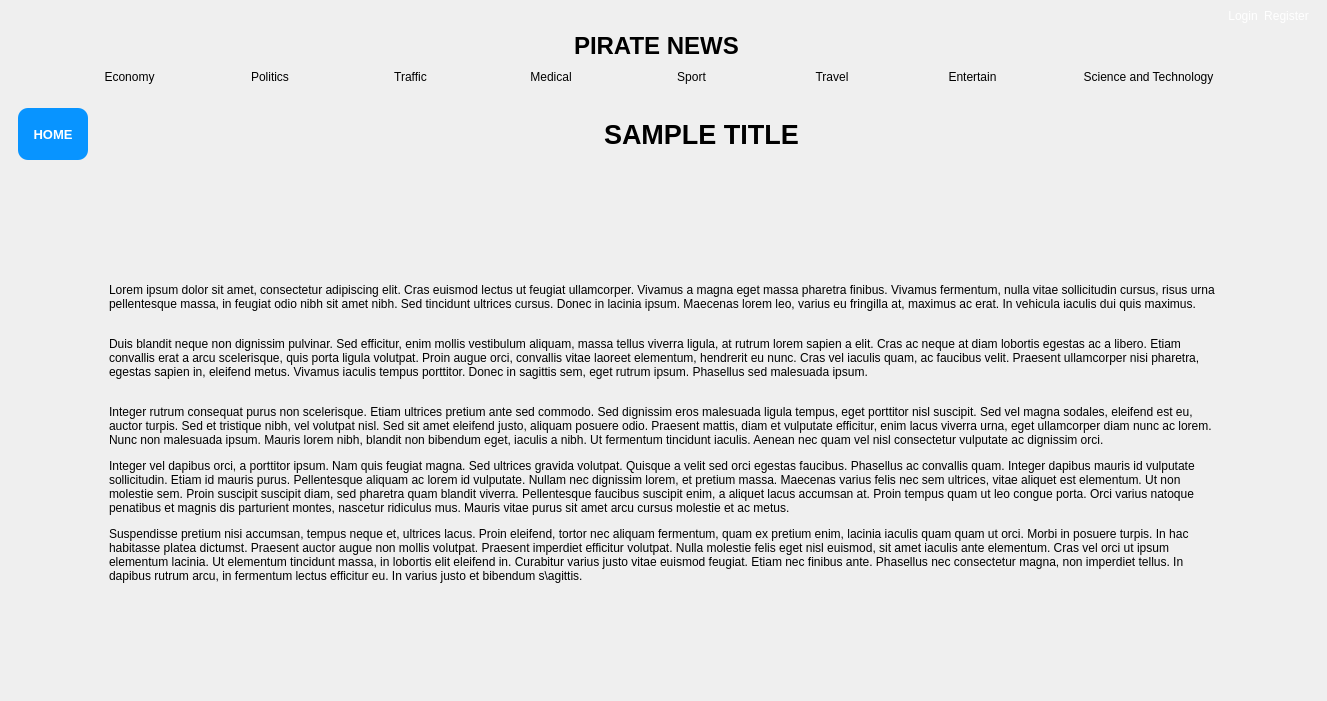
<?xml version="1.0" encoding="UTF-8"?>
<ui version="4.0">
 <class>MainWindow</class>
 <widget class="QMainWindow" name="MainWindow">
  <property name="windowModality">
   <enum>Qt::NonModal</enum>
  </property>
  <property name="enabled">
   <bool>true</bool>
  </property>
  <property name="geometry">
   <rect>
    <x>0</x>
    <y>0</y>
    <width>1327</width>
    <height>701</height>
   </rect>
  </property>
  <property name="maximumSize">
   <size>
    <width>16777215</width>
    <height>16777215</height>
   </size>
  </property>
  <property name="windowTitle">
   <string>Newspaper App</string>
  </property>
  <property name="windowIcon">
   <iconset>
    <normaloff>__siesta_tantei_wa_mou_shindeiru_drawn_by_lua22__sample-6b25b3a8cf6b7de416ce0100826da1b4.jpg</normaloff>__siesta_tantei_wa_mou_shindeiru_drawn_by_lua22__sample-6b25b3a8cf6b7de416ce0100826da1b4.jpg</iconset>
  </property>
  <property name="windowOpacity">
   <double>1.000000000000000</double>
  </property>
  <property name="statusTip">
   <string notr="true"/>
  </property>
  <property name="styleSheet">
   <string notr="true">*{
	border: none;
	margin: 0;
	padding: 0;
	scrollbar-width: thin
}

QSrollBar{
	border:none;
	background-color: rgb(161, 161, 161);
	margin: 0
}

QScrollBar::add-line:vertical, QScrollBar::add-line:horizontal, QScrollBar::sub-line:vertical, QScrollBar::sub-line:horizontal{
	border: none;
	background: none
}

QScrollBar:handle{
	border:none;
	background-color: rgb(64, 65, 66);
	border-radius: 8%;
	width: 12px
}

QScrollBar::handle:vertical{
	subcontrol-position: top;
	subcontrol-origin: margin;
}
QScrollBar::add-page:horizontal, QScrollBar::sub-page:horizontal, QScrollBar::add-page:vertical, QScrollBar::sub-page:vertical {
    background: none;
	border: none;
}
 QScrollBar::up-arrow:vertical, QScrollBar::down-arrow:vertical, QScrollBar:left-arrow:horizontal, QScrollBar::right-arrow:horizontal {
    border: none;
	background:none;
 }
QScrollBar::handle:vertical:hover, QScrollBar::handle:horizontal:hover{	
	background-color: rgb(36, 36, 36);
}
QScrollBar::handle:vertical:pressed, QScrollBar::handle:horizontal:pressed {	
	background-color: rgb(24,24,24);
}

</string>
  </property>
  <widget class="QWidget" name="centralwidget">
   <property name="styleSheet">
    <string notr="true">*{
	margin: 0;
	padding: 0;
	border: none
}</string>
   </property>
   <layout class="QVBoxLayout" name="verticalLayout_7">
    <property name="spacing">
     <number>0</number>
    </property>
    <property name="leftMargin">
     <number>0</number>
    </property>
    <property name="topMargin">
     <number>0</number>
    </property>
    <property name="rightMargin">
     <number>0</number>
    </property>
    <property name="bottomMargin">
     <number>0</number>
    </property>
    <item>
     <widget class="QFrame" name="categories">
      <property name="maximumSize">
       <size>
        <width>16777215</width>
        <height>100</height>
       </size>
      </property>
      <property name="styleSheet">
       <string notr="true">*{
	border:none;
	background: 	#3e3e42;
	color: white;
	margin: 0;
	padding: 0;
}

QPushButton{
	text-decoration: underline;
	font-size: 14px;
	font: 10pt url('https://fonts.googleapis.com/css2?family=Oswald:wght@500&amp;family=Roboto:wght@300&amp;display=swap');
}

.QFrame#categories{
	width:100%;
	padding: 0;
	border:100px
}</string>
      </property>
      <layout class="QGridLayout" name="gridLayout_2">
       <property name="leftMargin">
        <number>0</number>
       </property>
       <property name="topMargin">
        <number>0</number>
       </property>
       <property name="bottomMargin">
        <number>0</number>
       </property>
       <property name="spacing">
        <number>0</number>
       </property>
       <item row="0" column="4">
        <widget class="QWidget" name="user_action" native="true">
         <layout class="QHBoxLayout" name="horizontalLayout_2">
          <item>
           <widget class="QPushButton" name="login">
            <property name="maximumSize">
             <size>
              <width>100</width>
              <height>16777215</height>
             </size>
            </property>
            <property name="cursor">
             <cursorShape>PointingHandCursor</cursorShape>
            </property>
            <property name="styleSheet">
             <string notr="true">*{
	color: white
}</string>
            </property>
            <property name="text">
             <string>Login</string>
            </property>
            <property name="icon">
             <iconset>
              <normaloff>user (3).png</normaloff>user (3).png</iconset>
            </property>
           </widget>
          </item>
          <item>
           <widget class="QPushButton" name="register_2">
            <property name="maximumSize">
             <size>
              <width>100</width>
              <height>16777215</height>
             </size>
            </property>
            <property name="cursor">
             <cursorShape>PointingHandCursor</cursorShape>
            </property>
            <property name="styleSheet">
             <string notr="true">*{
	color: white
}</string>
            </property>
            <property name="text">
             <string>Register</string>
            </property>
            <property name="icon">
             <iconset>
              <normaloff>user (3).png</normaloff>user (3).png</iconset>
            </property>
           </widget>
          </item>
         </layout>
        </widget>
       </item>
       <item row="0" column="0" rowspan="4" colspan="2" alignment="Qt::AlignLeft|Qt::AlignVCenter">
        <widget class="QLabel" name="app_icon">
         <property name="sizePolicy">
          <sizepolicy hsizetype="MinimumExpanding" vsizetype="Preferred">
           <horstretch>0</horstretch>
           <verstretch>0</verstretch>
          </sizepolicy>
         </property>
         <property name="minimumSize">
          <size>
           <width>94</width>
           <height>90</height>
          </size>
         </property>
         <property name="maximumSize">
          <size>
           <width>94</width>
           <height>94</height>
          </size>
         </property>
         <property name="text">
          <string/>
         </property>
         <property name="pixmap">
          <pixmap>assets/c2809fdd51f6ea93032bfed10dcf824b.png</pixmap>
         </property>
         <property name="scaledContents">
          <bool>true</bool>
         </property>
         <property name="wordWrap">
          <bool>true</bool>
         </property>
         <property name="margin">
          <number>0</number>
         </property>
         <property name="indent">
          <number>-1</number>
         </property>
        </widget>
       </item>
       <item row="2" column="3">
        <layout class="QHBoxLayout" name="category_container" stretch="1,1,1,1,1,1,1,2">
         <property name="spacing">
          <number>70</number>
         </property>
         <property name="sizeConstraint">
          <enum>QLayout::SetNoConstraint</enum>
         </property>
         <property name="leftMargin">
          <number>0</number>
         </property>
         <property name="topMargin">
          <number>10</number>
         </property>
         <property name="rightMargin">
          <number>0</number>
         </property>
         <property name="bottomMargin">
          <number>0</number>
         </property>
         <item>
          <widget class="QPushButton" name="Economy">
           <property name="cursor">
            <cursorShape>PointingHandCursor</cursorShape>
           </property>
           <property name="text">
            <string>Economy</string>
           </property>
          </widget>
         </item>
         <item>
          <widget class="QPushButton" name="Politics">
           <property name="cursor">
            <cursorShape>PointingHandCursor</cursorShape>
           </property>
           <property name="text">
            <string>Politics</string>
           </property>
          </widget>
         </item>
         <item>
          <widget class="QPushButton" name="Traffic">
           <property name="cursor">
            <cursorShape>PointingHandCursor</cursorShape>
           </property>
           <property name="text">
            <string>Traffic</string>
           </property>
          </widget>
         </item>
         <item>
          <widget class="QPushButton" name="Medical">
           <property name="cursor">
            <cursorShape>PointingHandCursor</cursorShape>
           </property>
           <property name="text">
            <string>Medical</string>
           </property>
          </widget>
         </item>
         <item>
          <widget class="QPushButton" name="Sport">
           <property name="cursor">
            <cursorShape>PointingHandCursor</cursorShape>
           </property>
           <property name="text">
            <string>Sport</string>
           </property>
          </widget>
         </item>
         <item>
          <widget class="QPushButton" name="Travel">
           <property name="cursor">
            <cursorShape>PointingHandCursor</cursorShape>
           </property>
           <property name="text">
            <string>Travel</string>
           </property>
          </widget>
         </item>
         <item>
          <widget class="QPushButton" name="Entertain">
           <property name="cursor">
            <cursorShape>PointingHandCursor</cursorShape>
           </property>
           <property name="text">
            <string>Entertain</string>
           </property>
          </widget>
         </item>
         <item>
          <widget class="QPushButton" name="SciTech">
           <property name="sizePolicy">
            <sizepolicy hsizetype="Expanding" vsizetype="Minimum">
             <horstretch>0</horstretch>
             <verstretch>0</verstretch>
            </sizepolicy>
           </property>
           <property name="baseSize">
            <size>
             <width>0</width>
             <height>0</height>
            </size>
           </property>
           <property name="cursor">
            <cursorShape>PointingHandCursor</cursorShape>
           </property>
           <property name="text">
            <string>Science and Technology</string>
           </property>
          </widget>
         </item>
        </layout>
       </item>
       <item row="1" column="3" alignment="Qt::AlignHCenter|Qt::AlignTop">
        <widget class="QLabel" name="app_name">
         <property name="minimumSize">
          <size>
           <width>0</width>
           <height>25</height>
          </size>
         </property>
         <property name="font">
          <font>
           <pointsize>18</pointsize>
           <weight>75</weight>
           <bold>true</bold>
          </font>
         </property>
         <property name="text">
          <string>PIRATE NEWS</string>
         </property>
        </widget>
       </item>
      </layout>
     </widget>
    </item>
    <item>
     <widget class="QScrollArea" name="scrollArea">
      <property name="widgetResizable">
       <bool>true</bool>
      </property>
      <widget class="QWidget" name="scrollAreaWidgetContents">
       <property name="geometry">
        <rect>
         <x>0</x>
         <y>-148</y>
         <width>1306</width>
         <height>749</height>
        </rect>
       </property>
       <layout class="QVBoxLayout" name="verticalLayout">
        <item>
         <widget class="QFrame" name="frame">
          <property name="maximumSize">
           <size>
            <width>16777215</width>
            <height>70</height>
           </size>
          </property>
          <property name="frameShape">
           <enum>QFrame::StyledPanel</enum>
          </property>
          <property name="frameShadow">
           <enum>QFrame::Raised</enum>
          </property>
          <layout class="QHBoxLayout" name="horizontalLayout">
           <item>
            <widget class="QPushButton" name="pushButton">
             <property name="minimumSize">
              <size>
               <width>30</width>
               <height>30</height>
              </size>
             </property>
             <property name="maximumSize">
              <size>
               <width>70</width>
               <height>70</height>
              </size>
             </property>
             <property name="font">
              <font>
               <pointsize>10</pointsize>
               <weight>75</weight>
               <bold>true</bold>
              </font>
             </property>
             <property name="cursor">
              <cursorShape>PointingHandCursor</cursorShape>
             </property>
             <property name="styleSheet">
              <string notr="true">background-color: rgb(8, 148, 255);
color: white;
border-radius: 10px</string>
             </property>
             <property name="text">
              <string>HOME</string>
             </property>
            </widget>
           </item>
           <item alignment="Qt::AlignHCenter">
            <widget class="QLabel" name="old_1_title">
             <property name="maximumSize">
              <size>
               <width>16777215</width>
               <height>50</height>
              </size>
             </property>
             <property name="font">
              <font>
               <pointsize>20</pointsize>
               <weight>75</weight>
               <bold>true</bold>
              </font>
             </property>
             <property name="text">
              <string>SAMPLE TITLE</string>
             </property>
            </widget>
           </item>
          </layout>
         </widget>
        </item>
        <item>
         <widget class="QFrame" name="older_news">
          <property name="frameShape">
           <enum>QFrame::StyledPanel</enum>
          </property>
          <property name="frameShadow">
           <enum>QFrame::Raised</enum>
          </property>
          <layout class="QVBoxLayout" name="verticalLayout_2">
           <property name="leftMargin">
            <number>100</number>
           </property>
           <property name="rightMargin">
            <number>100</number>
           </property>
           <item>
            <widget class="QLabel" name="label">
             <property name="text">
              <string>&lt;html&gt;&lt;head/&gt;&lt;body&gt;&lt;p&gt;Lorem ipsum dolor sit amet, consectetur adipiscing elit. Cras euismod lectus ut feugiat ullamcorper. Vivamus a magna eget massa pharetra finibus. Vivamus fermentum, nulla vitae sollicitudin cursus, risus urna pellentesque massa, in feugiat odio nibh sit amet nibh. Sed tincidunt ultrices cursus. Donec in lacinia ipsum. Maecenas lorem leo, varius eu fringilla at, maximus ac erat. In vehicula iaculis dui quis maximus.&lt;/p&gt;&lt;p&gt;&lt;br/&gt;Duis blandit neque non dignissim pulvinar. Sed efficitur, enim mollis vestibulum aliquam, massa tellus viverra ligula, at rutrum lorem sapien a elit. Cras ac neque at diam lobortis egestas ac a libero. Etiam convallis erat a arcu scelerisque, quis porta ligula volutpat. Proin augue orci, convallis vitae laoreet elementum, hendrerit eu nunc. Cras vel iaculis quam, ac faucibus velit. Praesent ullamcorper nisi pharetra, egestas sapien in, eleifend metus. Vivamus iaculis tempus porttitor. Donec in sagittis sem, eget rutrum ipsum. Phasellus sed malesuada ipsum.&lt;/p&gt;&lt;p&gt;&lt;br/&gt;Integer rutrum consequat purus non scelerisque. Etiam ultrices pretium ante sed commodo. Sed dignissim eros malesuada ligula tempus, eget porttitor nisl suscipit. Sed vel magna sodales, eleifend est eu, auctor turpis. Sed et tristique nibh, vel volutpat nisl. Sed sit amet eleifend justo, aliquam posuere odio. Praesent mattis, diam et vulputate efficitur, enim lacus viverra urna, eget ullamcorper diam nunc ac lorem. Nunc non malesuada ipsum. Mauris lorem nibh, blandit non bibendum eget, iaculis a nibh. Ut fermentum tincidunt iaculis. Aenean nec quam vel nisl consectetur vulputate ac dignissim orci.&lt;/p&gt;&lt;p&gt;Integer vel dapibus orci, a porttitor ipsum. Nam quis feugiat magna. Sed ultrices gravida volutpat. Quisque a velit sed orci egestas faucibus. Phasellus ac convallis quam. Integer dapibus mauris id vulputate sollicitudin. Etiam id mauris purus. Pellentesque aliquam ac lorem id vulputate. Nullam nec dignissim lorem, et pretium massa. Maecenas varius felis nec sem ultrices, vitae aliquet est elementum. Ut non molestie sem. Proin suscipit suscipit diam, sed pharetra quam blandit viverra. Pellentesque faucibus suscipit enim, a aliquet lacus accumsan at. Proin tempus quam ut leo congue porta. Orci varius natoque penatibus et magnis dis parturient montes, nascetur ridiculus mus. Mauris vitae purus sit amet arcu cursus molestie et ac metus.&lt;/p&gt;&lt;p align=&quot;center&quot;&gt;&lt;img src=&quot;:/Test/Sicol/256x256Si/42cfd80ddc226d73ca90a523bbdcdd96.jpg&quot;/&gt;&lt;/p&gt;&lt;p&gt;Suspendisse pretium nisi accumsan, tempus neque et, ultrices lacus. Proin eleifend, tortor nec aliquam fermentum, quam ex pretium enim, lacinia iaculis quam quam ut orci. Morbi in posuere turpis. In hac habitasse platea dictumst. Praesent auctor augue non mollis volutpat. Praesent imperdiet efficitur volutpat. Nulla molestie felis eget nisl euismod, sit amet iaculis ante elementum. Cras vel orci ut ipsum elementum lacinia. Ut elementum tincidunt massa, in lobortis elit eleifend in. Curabitur varius justo vitae euismod feugiat. Etiam nec finibus ante. Phasellus nec consectetur magna, non imperdiet tellus. In dapibus rutrum arcu, in fermentum lectus efficitur eu. In varius justo et bibendum s\agittis.&lt;/p&gt;&lt;/body&gt;&lt;/html&gt;</string>
             </property>
             <property name="wordWrap">
              <bool>true</bool>
             </property>
            </widget>
           </item>
          </layout>
         </widget>
        </item>
       </layout>
      </widget>
     </widget>
    </item>
   </layout>
  </widget>
 </widget>
 <resources>
  <include location="../../../../Test.qrc"/>
 </resources>
 <connections/>
</ui>
